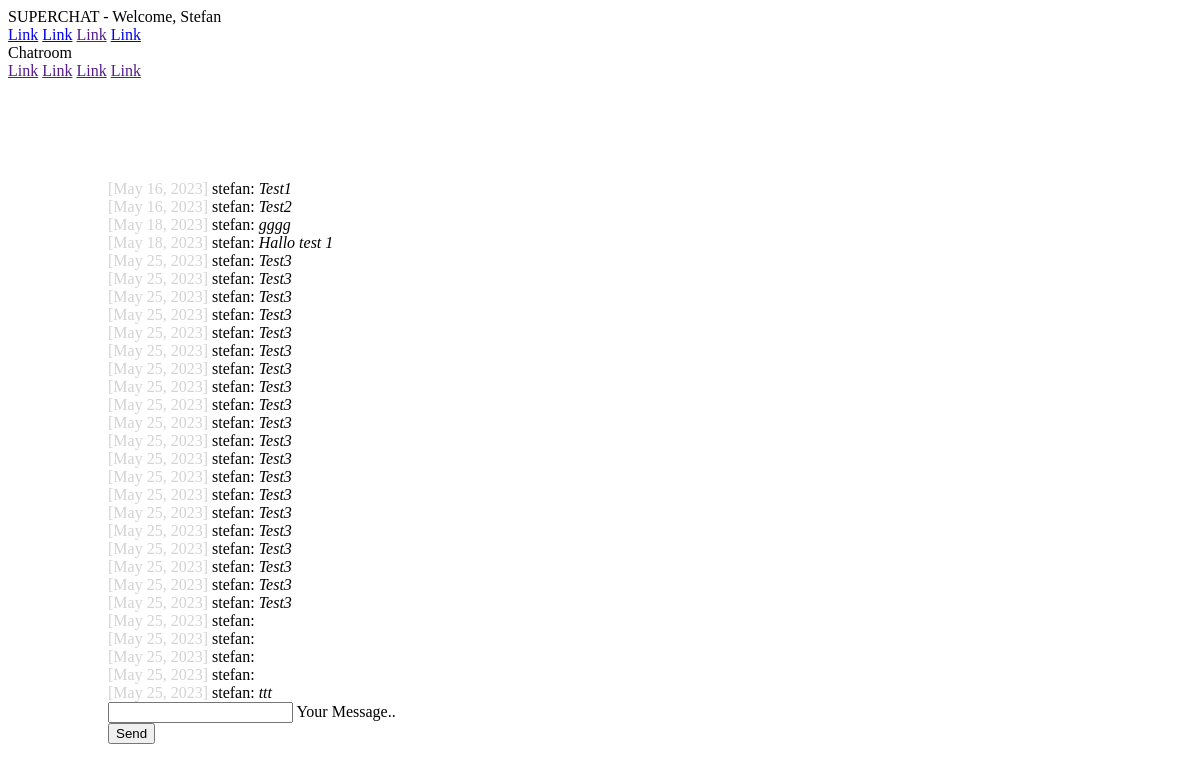
The app's page /chat/ (signed in), older data.
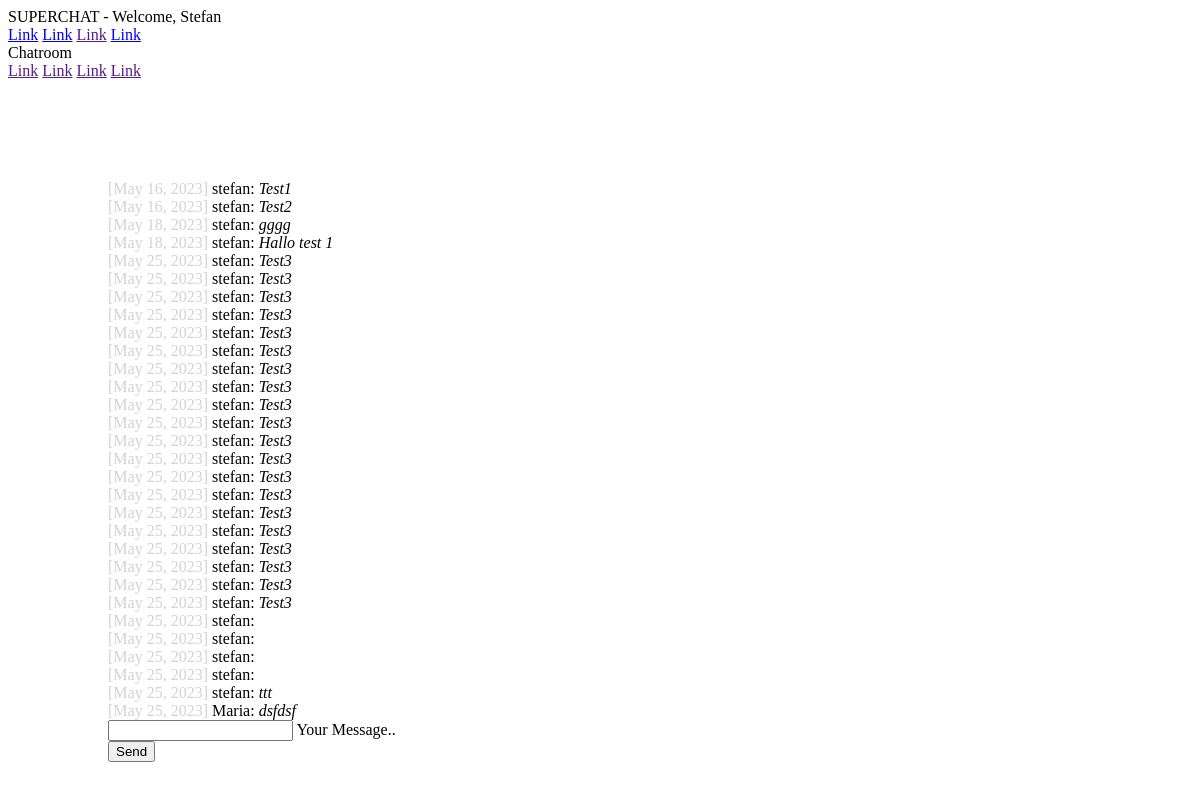
The same page, newer data.
### chat/models.py (models this page shows)
class Message(models.Model):
    text = models.CharField(max_length=500)
    created_at = models.DateField(default=date.today)
    chat = models.ForeignKey(
        Chat,
        on_delete=models.CASCADE,
        related_name="chat_messages_set",
        default=None,
        blank=True,
        null=True,
    )
    author = models.ForeignKey(
        settings.AUTH_USER_MODEL,
        on_delete=models.CASCADE,
        related_name="author_message_set",
    )
    receiver = models.ForeignKey(
        settings.AUTH_USER_MODEL,
        on_delete=models.CASCADE,
        related_name="receiver_message_set",
    )

### chat/views.py (the view, shortened to what this page needs)
# urls.py: path("chat/", index),
@login_required(login_url="/login/")
def index(request):
    print(request.method)
    chatMessages = Message.objects.filter(chat__id=1)
    return render(request, "chat/index.html", {"messages": chatMessages})

### chat/templates/chat/index.html (shortened to what this page needs)
{% extends "base.html" %} {% block content%} {% if request.user.is_authenticated %}
<div id="messageContainer">
   {% for message in messages %}
   <div>
      <span class="text-gray"> [{{ message.created_at }}] </span>
      {{message.author}}: <em>{{message.text}}</em>
   </div>
   {% endfor %}
</div>
<form
   onsubmit="sendMessage(); return false;"
   method="post"
>
   <div class="mdl-textfield mdl-js-textfield mdl-textfield--floating-label">
      <input
         class="mdl-textfield__input"
         type="text"
         id="messageField"
         name="textMessage"
      />
      <label
         class="mdl-textfield__label"
         for="messageField"
         >Your Message..</label
      >
   </div>
   <button
      type="submit"
      class="mdl-button mdl-js-button mdl-button--raised mdl-js-ripple-effect mdl-button--accent"
   >
      Send
   </button>
</form>
{% else %}
<h1>Your are not logged in!</h1>
<div>Please log in first,</div>
<p>for that click <a href="/login/">HERE</a></p>
{% endif %} {% endblock%}

Row changes from the older to the newer data that the page shows:
added Message: created_at "May 25, 2023", author "Maria", text "dsfdsf"
